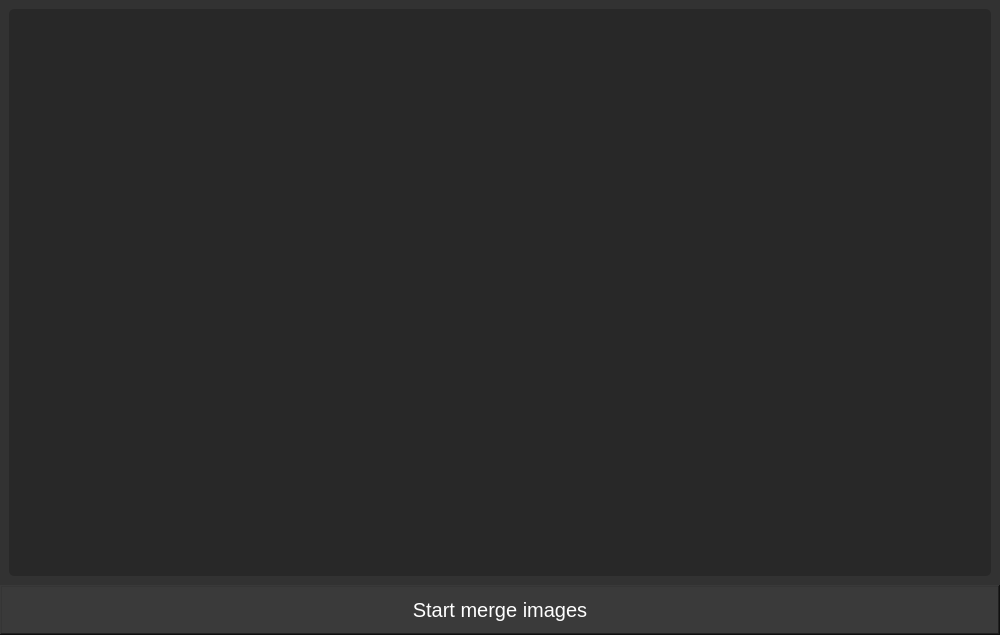
<?xml version="1.0" encoding="UTF-8"?>
<ui version="4.0">
 <class>Form</class>
 <widget class="QWidget" name="Form">
  <property name="geometry">
   <rect>
    <x>0</x>
    <y>0</y>
    <width>1000</width>
    <height>635</height>
   </rect>
  </property>
  <property name="windowTitle">
   <string>Form</string>
  </property>
  <property name="styleSheet">
   <string notr="true">background-color: rgb(50, 50, 50);</string>
  </property>
  <layout class="QVBoxLayout" name="verticalLayout">
   <property name="spacing">
    <number>0</number>
   </property>
   <property name="leftMargin">
    <number>0</number>
   </property>
   <property name="topMargin">
    <number>0</number>
   </property>
   <property name="rightMargin">
    <number>0</number>
   </property>
   <property name="bottomMargin">
    <number>0</number>
   </property>
   <item>
    <widget class="QFrame" name="frame">
     <property name="frameShape">
      <enum>QFrame::NoFrame</enum>
     </property>
     <property name="frameShadow">
      <enum>QFrame::Raised</enum>
     </property>
     <layout class="QVBoxLayout" name="verticalLayout_4">
      <property name="spacing">
       <number>0</number>
      </property>
      <property name="leftMargin">
       <number>0</number>
      </property>
      <property name="topMargin">
       <number>0</number>
      </property>
      <property name="rightMargin">
       <number>0</number>
      </property>
      <property name="bottomMargin">
       <number>0</number>
      </property>
      <item>
       <widget class="QFrame" name="frame_up">
        <property name="styleSheet">
         <string notr="true"/>
        </property>
        <property name="frameShape">
         <enum>QFrame::NoFrame</enum>
        </property>
        <property name="frameShadow">
         <enum>QFrame::Raised</enum>
        </property>
        <layout class="QVBoxLayout" name="verticalLayout_2">
         <item>
          <widget class="QFrame" name="frame_inputdata">
           <property name="maximumSize">
            <size>
             <width>16777215</width>
             <height>16777215</height>
            </size>
           </property>
           <property name="styleSheet">
            <string notr="true">background-color: rgb(40, 40, 40);
border-radius: 5px;</string>
           </property>
           <property name="frameShape">
            <enum>QFrame::NoFrame</enum>
           </property>
           <property name="frameShadow">
            <enum>QFrame::Raised</enum>
           </property>
          </widget>
         </item>
        </layout>
       </widget>
      </item>
      <item>
       <widget class="QFrame" name="frame_down">
        <property name="minimumSize">
         <size>
          <width>0</width>
          <height>50</height>
         </size>
        </property>
        <property name="maximumSize">
         <size>
          <width>16777215</width>
          <height>50</height>
         </size>
        </property>
        <property name="frameShape">
         <enum>QFrame::WinPanel</enum>
        </property>
        <property name="frameShadow">
         <enum>QFrame::Raised</enum>
        </property>
        <layout class="QHBoxLayout" name="horizontalLayout">
         <property name="spacing">
          <number>0</number>
         </property>
         <property name="leftMargin">
          <number>0</number>
         </property>
         <property name="topMargin">
          <number>0</number>
         </property>
         <property name="rightMargin">
          <number>0</number>
         </property>
         <property name="bottomMargin">
          <number>0</number>
         </property>
         <item>
          <widget class="QPushButton" name="btn_start">
           <property name="sizePolicy">
            <sizepolicy hsizetype="Expanding" vsizetype="Expanding">
             <horstretch>0</horstretch>
             <verstretch>0</verstretch>
            </sizepolicy>
           </property>
           <property name="font">
            <font>
             <family>Arial</family>
             <pointsize>15</pointsize>
            </font>
           </property>
           <property name="styleSheet">
            <string notr="true">QPushButton {
	background-color: rgb(58, 58, 58);
	color: rgb(255, 255, 255);
	border: 0px solid;
}
QPushButton:hover {
	background-color: rgb(70, 141, 212);
}</string>
           </property>
           <property name="text">
            <string>Start merge images</string>
           </property>
          </widget>
         </item>
        </layout>
       </widget>
      </item>
     </layout>
    </widget>
   </item>
  </layout>
 </widget>
 <resources>
  <include location="../../../../pyside2/modernUI_tutorial/Simple_PySide_Base-master/files.qrc"/>
 </resources>
 <connections/>
</ui>
